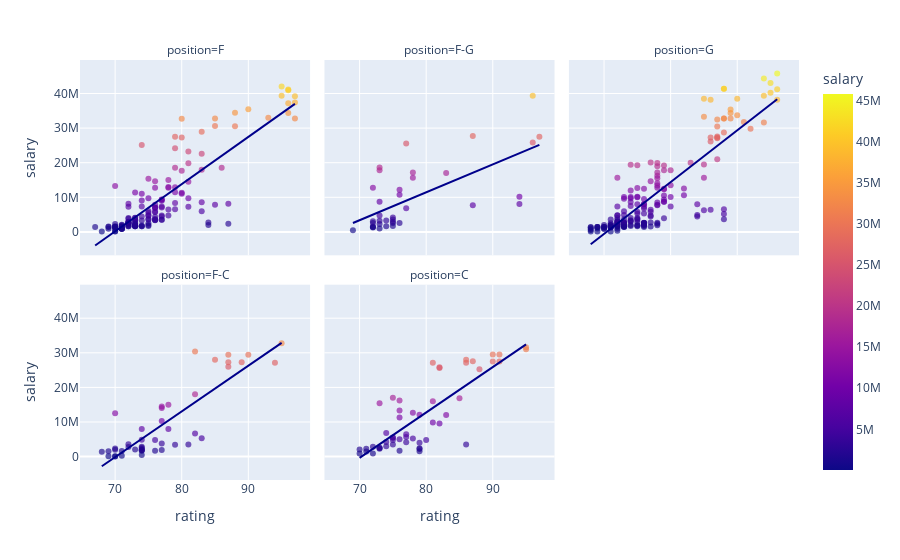

The code cell stored with this chart in its notebook:
### Markdown cell above
draft_round ve draft_peak arasındaki en yüksek korelasyon: Bu durum, bir oyuncunun draft sırası ve draft'ta hangi sırada seçildiği arasında bir ilişkinin olduğunu gösterir. Yani, eğer bir oyuncu daha yüksek bir turda (draft_round) seçilmişse, muhtemelen daha yüksek bir sırayla (draft_peak) seçilmiştir. Bu durum genellikle beklenen bir durumdur, çünkü yüksek turlardaki oyuncular genellikle öncelikli olarak seçilir.

weight ve height arasındaki yüksek korelasyon: Bu durum, ağırlık (weight) ile boy (height) arasında bir ilişki olduğunu gösterir. Yüksek oyuncular genellikle daha ağırdır, ancak bu genelleme her zaman doğru değildir. Bu durumda, iki değişken arasındaki korelasyonun yüksek olması, genelde boy arttıkça ağırlığın da artma eğiliminde olduğunu gösterir.

salary ve rating arasındaki yüksek korelasyon: Bu durum, bir oyuncunun maaşı (salary) ile derecelendirmesi (rating) arasında bir ilişki olduğunu gösterir. Yani, genellikle daha yüksek derecelendirme alan oyuncuların daha yüksek maaş alması beklenir. Ancak, bu durum da her zaman geçerli değildir, çünkü birçok faktör (performans, deneyim, kontrat durumu vb.) maaşı etkileyebilir.

### Code cell
# Bu, oyuncuların pozisyona göre derecelendirilmesine dayalı maaş tahmini için basit regresyon grafikleridir.

data['position'] = data['position'].replace({'C-F': 'F-C', 'G-F': 'F-G'})
filtered_data = data[data['position'].isin(['F-C', 'F-G', 'C', 'F', 'G'])]

fig = px.scatter(
    filtered_data, x='rating', y='salary', opacity=0.65,
    trendline='ols', trendline_color_override='darkblue', 
    facet_col='position', facet_col_wrap=3, color='salary'
)
fig.show()

### Figure 1 — Plotly figure (JSON) as saved in the notebook; plotly's stock layout.template omitted (floating-point values rounded to 4 significant figures; data arrays with more than 128 entries replaced by an {"elided": "..."} marker saying what was removed)
{"data": [{"hovertemplate": "position=F<br>rating=%{x}<br>salary=%{marker.color}<extra></extra>", "legendgroup": "", "marker": {"color": {"elided": "146 int values"}, "coloraxis": "coloraxis", "opacity": 0.65, "symbol": "circle"}, "mode": "markers", "name": "", "orientation": "v", "showlegend": false, "type": "scatter", "x": {"elided": "146 int values"}, "xaxis": "x4", "y": {"elided": "146 int values"}, "yaxis": "y4"}, {"hovertemplate": "<b>OLS trendline</b><br>salary = 1.36519e+06 * rating + -9.54095e+07<br>R<sup>2</sup>=0.716465<br><br>position=F<br>rating=%{x}<br>salary=%{y} <b>(trend)</b><extra></extra>", "legendgroup": "", "line": {"color": "darkblue"}, "marker": {"symbol": "circle"}, "mode": "lines", "name": "", "showlegend": false, "type": "scatter", "x": {"elided": "146 int values"}, "xaxis": "x4", "y": {"elided": "146 float values"}, "yaxis": "y4"}, {"hovertemplate": "position=F-G<br>rating=%{x}<br>salary=%{marker.color}<extra></extra>", "legendgroup": "", "marker": {"color": [25842697, 7683360, 27739975, 17000000, 17185185, 15625000, 25565217, 6825000, 12200000, 2564753, 10740740, 4161000, 2564753, 1737145, 2907143, 3551100, 1618520, 3280920, 2281800, 3219480, 17818456, 8730158, 1000000, 4767000, 18606556, 1488231, 12759670, 3058800, 1290960, 1416852, 2582160, 502491, 27528088, 8049360, 39344900, 10174391], "coloraxis": "coloraxis", "opacity": 0.65, "symbol": "circle"}, "mode": "markers", "name": "", "orientation": "v", "showlegend": false, "type": "scatter", "x": [96, 87, 87, 83, 78, 78, 77, 77, 76, 76, 76, 75, 75, 75, 75, 75, 74, 74, 73, 73, 73, 73, 73, 73, 73, 72, 72, 72, 72, 72, 72, 69, 97, 94, 96, 94], "xaxis": "x5", "y": [25842697, 7683360, 27739975, 17000000, 17185185, 15625000, 25565217, 6825000, 12200000, 2564753, 10740740, 4161000, 2564753, 1737145, 2907143, 3551100, 1618520, 3280920, 2281800, 3219480, 17818456, 8730158, 1000000, 4767000, 18606556, 1488231, 12759670, 3058800, 1290960, 1416852, 2582160, 502491, 27528088, 8049360, 39344900, 10174391], "yaxis": "y5"}, {"hovertemplate": "<b>OLS trendline</b><br>salary = 806542 * rating + -5.30709e+07<br>R<sup>2</sup>=0.444161<br><br>position=F-G<br>rating=%{x}<br>salary=%{y} <b>(trend)</b><extra></extra>", "legendgroup": "", "line": {"color": "darkblue"}, "marker": {"symbol": "circle"}, "mode": "lines", "name": "", "showlegend": false, "type": "scatter", "x": [69, 72, 72, 72, 72, 72, 72, 73, 73, 73, 73, 73, 73, 73, 74, 74, 75, 75, 75, 75, 75, 76, 76, 76, 77, 77, 78, 78, 83, 87, 87, 94, 94, 96, 96, 97], "xaxis": "x5", "y": [2581000.0, 5000000.0, 5000000.0, 5000000.0, 5000000.0, 5000000.0, 5000000.0, 5807000.0, 5807000.0, 5807000.0, 5807000.0, 5807000.0, 5807000.0, 5807000.0, 6613000.0, 6613000.0, 7420000.0, 7420000.0, 7420000.0, 7420000.0, 7420000.0, 8226000.0, 8226000.0, 8226000.0, 9033000.0, 9033000.0, 9839000.0, 9839000.0, 13870000.0, 17100000.0, 17100000.0, 22740000.0, 22740000.0, 24360000.0, 24360000.0, 25160000.0], "yaxis": "y5"}, {"hovertemplate": "position=G<br>rating=%{x}<br>salary=%{marker.color}<extra></extra>", "legendgroup": "", "marker": {"color": {"elided": "184 int values"}, "coloraxis": "coloraxis", "opacity": 0.65, "symbol": "circle"}, "mode": "markers", "name": "", "orientation": "v", "showlegend": false, "type": "scatter", "x": {"elided": "184 int values"}, "xaxis": "x6", "y": {"elided": "184 int values"}, "yaxis": "y6"}, {"hovertemplate": "<b>OLS trendline</b><br>salary = 1.49556e+06 * rating + -1.05249e+08<br>R<sup>2</sup>=0.730911<br><br>position=G<br>rating=%{x}<br>salary=%{y} <b>(trend)</b><extra></extra>", "legendgroup": "", "line": {"color": "darkblue"}, "marker": {"symbol": "circle"}, "mode": "lines", "name": "", "showlegend": false, "type": "scatter", "x": {"elided": "184 int values"}, "xaxis": "x6", "y": {"elided": "184 float values"}, "yaxis": "y6"}, {"hovertemplate": "position=F-C<br>rating=%{x}<br>salary=%{marker.color}<extra></extra>", "legendgroup": "", "marker": {"color": [27093019, 27285000, 26000000, 27285000, 28000000, 5300400, 6699960, 30350000, 18000000, 3529554, 3454080, 8000000, 15000000, 1882867, 14041096, 3754885, 10259375, 14471910, 1676735, 4767000, 1870564, 1678854, 2578800, 8000000, 2813280, 2174318, 451326, 1937520, 4862040, 2028594, 3569643, 2773550, 1588231, 250000, 1962360, 2338846, 50000, 12500000, 100000, 79568, 1529007, 1416852, 32742000, 29467800, 29467800], "coloraxis": "coloraxis", "opacity": 0.65, "symbol": "circle"}, "mode": "markers", "name": "", "orientation": "v", "showlegend": false, "type": "scatter", "x": [94, 89, 87, 87, 85, 83, 82, 82, 82, 81, 79, 78, 78, 77, 77, 77, 77, 77, 76, 76, 74, 74, 74, 74, 74, 74, 74, 74, 74, 73, 72, 72, 71, 71, 70, 70, 70, 70, 70, 69, 69, 68, 95, 90, 87], "xaxis": "x", "y": [27093019, 27285000, 26000000, 27285000, 28000000, 5300400, 6699960, 30350000, 18000000, 3529554, 3454080, 8000000, 15000000, 1882867, 14041096, 3754885, 10259375, 14471910, 1676735, 4767000, 1870564, 1678854, 2578800, 8000000, 2813280, 2174318, 451326, 1937520, 4862040, 2028594, 3569643, 2773550, 1588231, 250000, 1962360, 2338846, 50000, 12500000, 100000, 79568, 1529007, 1416852, 32742000, 29467800, 29467800], "yaxis": "y"}, {"hovertemplate": "<b>OLS trendline</b><br>salary = 1.32185e+06 * rating + -9.26886e+07<br>R<sup>2</sup>=0.735413<br><br>position=F-C<br>rating=%{x}<br>salary=%{y} <b>(trend)</b><extra></extra>", "legendgroup": "", "line": {"color": "darkblue"}, "marker": {"symbol": "circle"}, "mode": "lines", "name": "", "showlegend": false, "type": "scatter", "x": [68, 69, 69, 70, 70, 70, 70, 70, 71, 71, 72, 72, 73, 74, 74, 74, 74, 74, 74, 74, 74, 74, 76, 76, 77, 77, 77, 77, 77, 78, 78, 79, 81, 82, 82, 82, 83, 85, 87, 87, 87, 89, 90, 94, 95], "xaxis": "x", "y": [-2803000.0, -1481000.0, -1481000.0, -159200.0, -159200.0, -159200.0, -159200.0, -159200.0, 1163000.0, 1163000.0, 2485000.0, 2485000.0, 3806000.0, 5128000.0, 5128000.0, 5128000.0, 5128000.0, 5128000.0, 5128000.0, 5128000.0, 5128000.0, 5128000.0, 7772000.0, 7772000.0, 9094000.0, 9094000.0, 9094000.0, 9094000.0, 9094000.0, 10420000.0, 10420000.0, 11740000.0, 14380000.0, 15700000.0, 15700000.0, 15700000.0, 17020000.0, 19670000.0, 22310000.0, 22310000.0, 22310000.0, 24960000.0, 26280000.0, 31570000.0, 32890000.0], "yaxis": "y"}, {"hovertemplate": "position=C<br>rating=%{x}<br>salary=%{marker.color}<extra></extra>", "legendgroup": "", "marker": {"color": [27504630, 27504630, 25258427, 3500000, 27093018, 28000000, 16896552, 12000000, 25595700, 25842697, 9562920, 9881598, 16000000, 27093018, 4767000, 2376840, 2177483, 12093024, 4000000, 1559712, 5201400, 12667885, 5697600, 4160000, 6481482, 13333334, 16229213, 11286515, 1702486, 5000000, 5538540, 5453280, 17000000, 4767000, 3500000, 3000000, 4240200, 6813026, 2564753, 15450051, 2281800, 2505793, 898310, 2816760, 2250000, 1445697, 2033160, 898310, 29542010, 31044906, 31579390, 29542010, 27525281], "coloraxis": "coloraxis", "opacity": 0.65, "symbol": "circle"}, "mode": "markers", "name": "", "orientation": "v", "showlegend": false, "type": "scatter", "x": [91, 90, 88, 86, 86, 86, 85, 83, 82, 82, 82, 81, 81, 81, 80, 79, 79, 79, 79, 79, 78, 78, 77, 77, 77, 76, 76, 76, 76, 76, 75, 75, 75, 75, 75, 74, 74, 74, 73, 73, 73, 73, 72, 72, 71, 71, 70, 70, 91, 95, 95, 90, 87], "xaxis": "x2", "y": [27504630, 27504630, 25258427, 3500000, 27093018, 28000000, 16896552, 12000000, 25595700, 25842697, 9562920, 9881598, 16000000, 27093018, 4767000, 2376840, 2177483, 12093024, 4000000, 1559712, 5201400, 12667885, 5697600, 4160000, 6481482, 13333334, 16229213, 11286515, 1702486, 5000000, 5538540, 5453280, 17000000, 4767000, 3500000, 3000000, 4240200, 6813026, 2564753, 15450051, 2281800, 2505793, 898310, 2816760, 2250000, 1445697, 2033160, 898310, 29542010, 31044906, 31579390, 29542010, 27525281], "yaxis": "y2"}, {"hovertemplate": "<b>OLS trendline</b><br>salary = 1.31217e+06 * rating + -9.22011e+07<br>R<sup>2</sup>=0.671887<br><br>position=C<br>rating=%{x}<br>salary=%{y} <b>(trend)</b><extra></extra>", "legendgroup": "", "line": {"color": "darkblue"}, "marker": {"symbol": "circle"}, "mode": "lines", "name": "", "showlegend": false, "type": "scatter", "x": [70, 70, 71, 71, 72, 72, 73, 73, 73, 73, 74, 74, 74, 75, 75, 75, 75, 75, 76, 76, 76, 76, 76, 77, 77, 77, 78, 78, 79, 79, 79, 79, 79, 80, 81, 81, 81, 82, 82, 82, 83, 85, 86, 86, 86, 87, 88, 90, 90, 91, 91, 95, 95], "xaxis": "x2", "y": [-349000.0, -349000.0, 963200.0, 963200.0, 2275000.0, 2275000.0, 3588000.0, 3588000.0, 3588000.0, 3588000.0, 4900000.0, 4900000.0, 4900000.0, 6212000.0, 6212000.0, 6212000.0, 6212000.0, 6212000.0, 7524000.0, 7524000.0, 7524000.0, 7524000.0, 7524000.0, 8836000.0, 8836000.0, 8836000.0, 10150000.0, 10150000.0, 11460000.0, 11460000.0, 11460000.0, 11460000.0, 11460000.0, 12770000.0, 14080000.0, 14080000.0, 14080000.0, 15400000.0, 15400000.0, 15400000.0, 16710000.0, 19330000.0, 20650000.0, 20650000.0, 20650000.0, 21960000.0, 23270000.0, 25890000.0, 25890000.0, 27210000.0, 27210000.0, 32460000.0, 32460000.0], "yaxis": "y2"}], "layout": {"annotations": [{"font": {}, "showarrow": false, "text": "position=F-C", "x": 0.16, "xanchor": "center", "xref": "paper", "y": 0.465, "yanchor": "bottom", "yref": "paper"}, {"font": {}, "showarrow": false, "text": "position=C", "x": 0.5, "xanchor": "center", "xref": "paper", "y": 0.465, "yanchor": "bottom", "yref": "paper"}, {"font": {}, "showarrow": false, "text": "position=F", "x": 0.16, "xanchor": "center", "xref": "paper", "y": 1.0, "yanchor": "bottom", "yref": "paper"}, {"font": {}, "showarrow": false, "text": "position=F-G", "x": 0.5, "xanchor": "center", "xref": "paper", "y": 1.0, "yanchor": "bottom", "yref": "paper"}, {"font": {}, "showarrow": false, "text": "position=G", "x": 0.84, "xanchor": "center", "xref": "paper", "y": 1.0, "yanchor": "bottom", "yref": "paper"}], "coloraxis": {"colorbar": {"title": {"text": "salary"}}, "colorscale": [[0, "#0d0887"], [0.1111, "#46039f"], [0.2222, "#7201a8"], [0.3333, "#9c179e"], [0.4444, "#bd3786"], [0.5556, "#d8576b"], [0.6667, "#ed7953"], [0.7778, "#fb9f3a"], [0.8889, "#fdca26"], [1, "#f0f921"]]}, "legend": {"tracegroupgap": 0}, "margin": {"t": 60}, "xaxis": {"anchor": "y", "domain": [0, 0.32], "title": {"text": "rating"}}, "xaxis2": {"anchor": "y2", "domain": [0.34, 0.66], "matches": "x", "title": {"text": "rating"}}, "xaxis3": {"anchor": "y3", "domain": [0.68, 1.0], "matches": "x", "title": {"text": "rating"}}, "xaxis4": {"anchor": "y4", "domain": [0, 0.32], "matches": "x", "showticklabels": false}, "xaxis5": {"anchor": "y5", "domain": [0.34, 0.66], "matches": "x", "showticklabels": false}, "xaxis6": {"anchor": "y6", "domain": [0.68, 1.0], "matches": "x", "showticklabels": false}, "yaxis": {"anchor": "x", "domain": [0, 0.465], "title": {"text": "salary"}}, "yaxis2": {"anchor": "x2", "domain": [0, 0.465], "matches": "y", "showticklabels": false}, "yaxis3": {"anchor": "x3", "domain": [0, 0.465], "matches": "y", "showticklabels": false}, "yaxis4": {"anchor": "x4", "domain": [0.535, 1.0], "matches": "y", "title": {"text": "salary"}}, "yaxis5": {"anchor": "x5", "domain": [0.535, 1.0], "matches": "y", "showticklabels": false}, "yaxis6": {"anchor": "x6", "domain": [0.535, 1.0], "matches": "y", "showticklabels": false}}}
